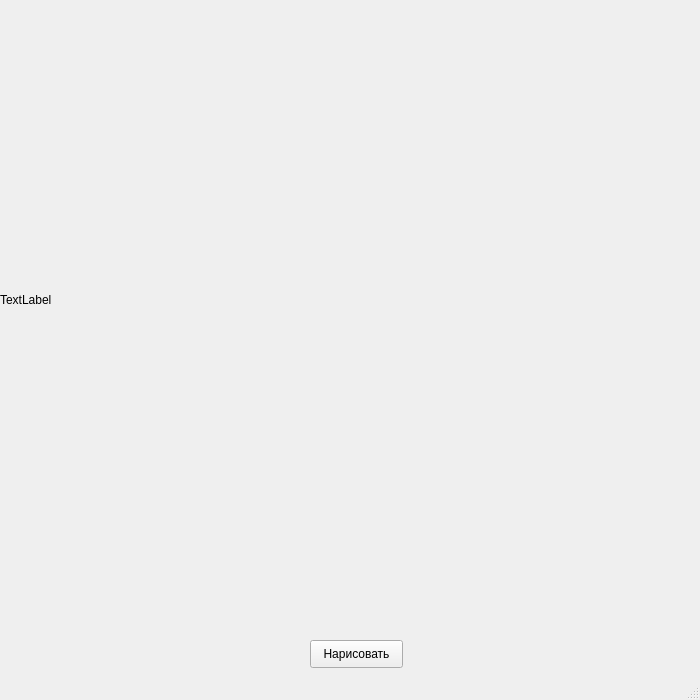
<?xml version="1.0" encoding="UTF-8"?>
<ui version="4.0">
 <class>MainWindow</class>
 <widget class="QMainWindow" name="MainWindow">
  <property name="geometry">
   <rect>
    <x>0</x>
    <y>0</y>
    <width>700</width>
    <height>700</height>
   </rect>
  </property>
  <property name="sizePolicy">
   <sizepolicy hsizetype="Preferred" vsizetype="Preferred">
    <horstretch>0</horstretch>
    <verstretch>0</verstretch>
   </sizepolicy>
  </property>
  <property name="windowTitle">
   <string>MainWindow</string>
  </property>
  <widget class="QWidget" name="centralwidget">
   <widget class="QPushButton" name="pushButton">
    <property name="geometry">
     <rect>
      <x>310</x>
      <y>640</y>
      <width>93</width>
      <height>28</height>
     </rect>
    </property>
    <property name="text">
     <string>Нарисовать</string>
    </property>
   </widget>
   <widget class="QLabel" name="label">
    <property name="geometry">
     <rect>
      <x>0</x>
      <y>0</y>
      <width>700</width>
      <height>600</height>
     </rect>
    </property>
    <property name="text">
     <string>TextLabel</string>
    </property>
   </widget>
  </widget>
  <widget class="QMenuBar" name="menubar">
   <property name="geometry">
    <rect>
     <x>0</x>
     <y>0</y>
     <width>700</width>
     <height>26</height>
    </rect>
   </property>
  </widget>
  <widget class="QStatusBar" name="statusbar"/>
 </widget>
 <resources/>
 <connections/>
</ui>
